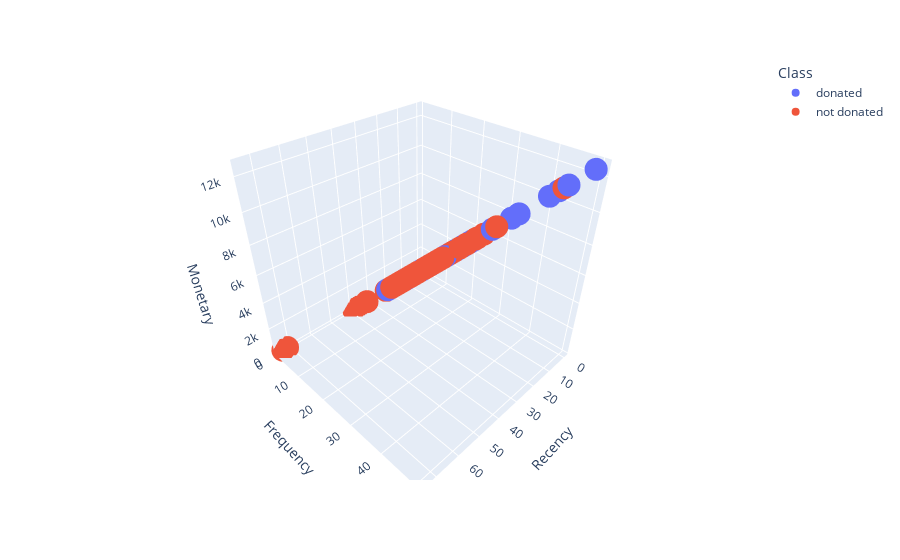

This figure's notebook cell:
### Code cell
import plotly.express as px

px.scatter_3d(df, x='Recency', y='Frequency', z='Monetary', color='Class')

### Figure 1 — Plotly figure (JSON) as saved in the notebook; plotly's stock layout.template omitted (floating-point values rounded to 4 significant figures; data arrays with more than 128 entries replaced by an {"elided": "..."} marker saying what was removed)
{"data": [{"hovertemplate": "Class=donated<br>Recency=%{x}<br>Frequency=%{y}<br>Monetary=%{z}<extra></extra>", "legendgroup": "donated", "marker": {"color": "#636efa", "symbol": "circle"}, "mode": "markers", "name": "donated", "scene": "scene", "showlegend": true, "type": "scatter3d", "x": {"elided": "178 int values"}, "y": {"elided": "178 int values"}, "z": {"elided": "178 int values"}}, {"hovertemplate": "Class=not donated<br>Recency=%{x}<br>Frequency=%{y}<br>Monetary=%{z}<extra></extra>", "legendgroup": "not donated", "marker": {"color": "#EF553B", "symbol": "circle"}, "mode": "markers", "name": "not donated", "scene": "scene", "showlegend": true, "type": "scatter3d", "x": {"elided": "570 int values"}, "y": {"elided": "570 int values"}, "z": {"elided": "570 int values"}}], "layout": {"legend": {"title": {"text": "Class"}, "tracegroupgap": 0}, "margin": {"t": 60}, "scene": {"domain": {"x": [0, 1], "y": [0, 1]}, "xaxis": {"title": {"text": "Recency"}}, "yaxis": {"title": {"text": "Frequency"}}, "zaxis": {"title": {"text": "Monetary"}}}}}
